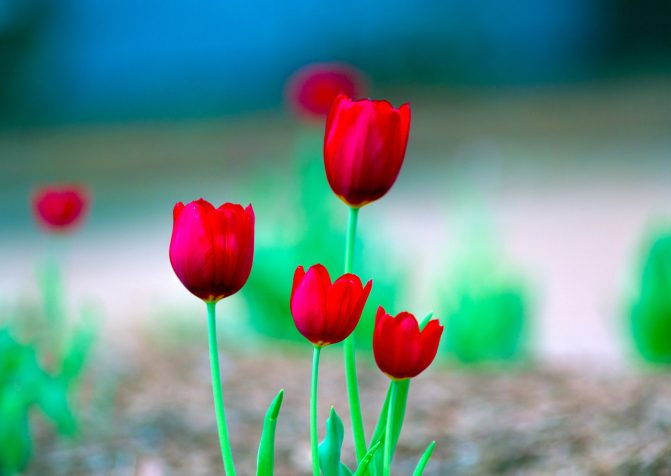
#> input picture images/tuts/tulip1.jpg, 671 x 476 px, found by its file name
$ python try.py
#> lines starting #> are read from the running program, lines starting #| are printed output that depends on the picture; after the words box and inside, x2 and y2 are one past the last pixel; in counts of white or black regions, pixels touching at a corner belong together
import cv2

img = cv2.imread('tulip1.jpg',0)
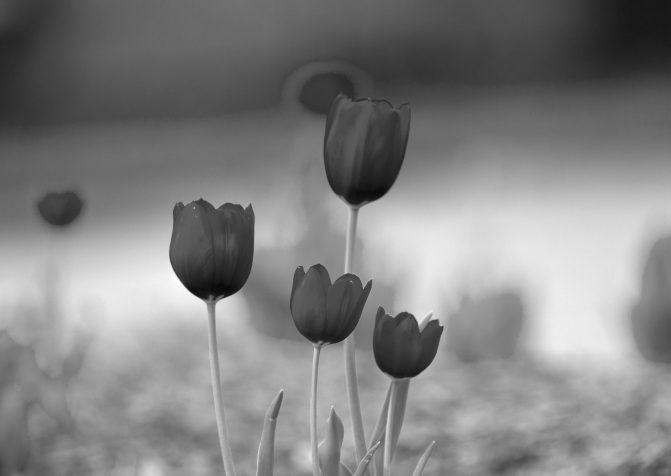
#> img: shape (476, 671); min 4, max 255, mean 129.9
width, length = img.shape
#> width = 476; length = 671
# Define corners for matrix of pixels
# X axis c1:c2
# Y axis c3:c4
res = img
# [36 lines of commented-out code are left out]
blur = cv2.GaussianBlur(img,(5,5),0)
ret3,th3 = cv2.threshold(blur,0,255,cv2.THRESH_BINARY+cv2.THRESH_OTSU)
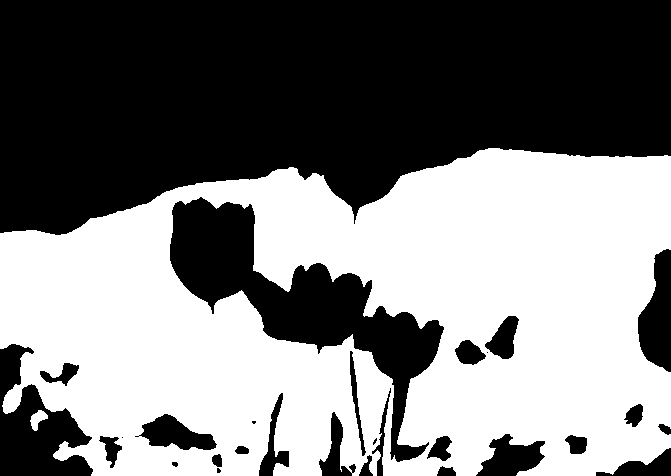
#> th3: shape (476, 671); 49.3% white; 2 white regions, box (x1, y1, x2, y2) and area: (0, 148, 671, 476) 157161, (30, 410, 48, 431) 201
#> ret3 = 130
print(ret3)
#| 130.0
res = cv2.Canny(img, int(ret3/2), ret3)
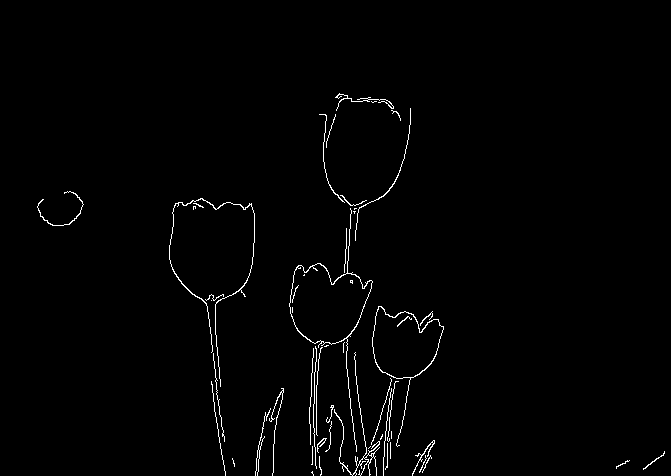
#> res: shape (476, 671); 1.3% white in thin lines or dots, all inside (x1, y1, x2, y2) = (37, 93, 665, 476)
cv2.imshow('res', res)
cv2.waitKey(0)
cv2.destroyAllWindows()

$ run again, with images/tuts/ap_g.jpg copied over images/tuts/tulip1.jpg
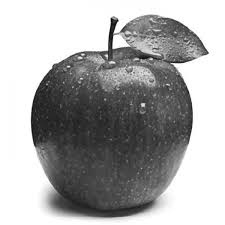
#> input picture images/tuts/ap_g.jpg, 225 x 225 px, found by its file name
#> img is the input picture: shape (225, 225); min 3, max 255, mean 169
#> `ret3,th3 = cv2.threshold(blur,0,255,cv2.THRESH_BINARY+cv2.THRESH_OTSU)`:
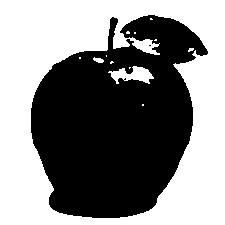
#> th3: shape (225, 225); 52% white; 2 black regions (1 under 20 px), largest, box (x1, y1, x2, y2) and area: (31, 15, 208, 218) 24304
#> ret3 = 165
#| 165.0
#> `res = cv2.Canny(img, int(ret3/2), ret3)`:
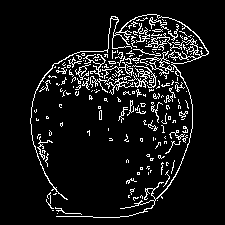
#> res: shape (225, 225); 8.3% white in thin lines or dots, all inside (x1, y1, x2, y2) = (30, 14, 209, 218)
